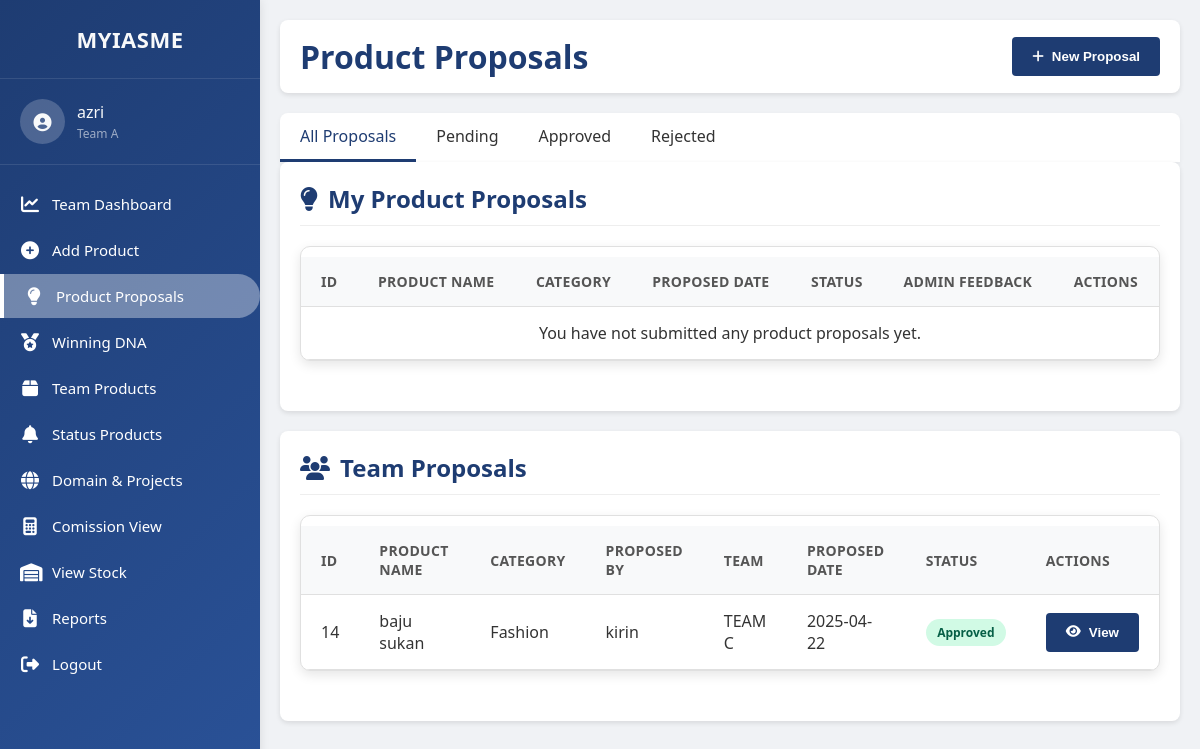
Page /user_product_proposed.php (signed in) on the committed database.
### tables this page shows
CREATE TABLE `teams` (
  `team_id` int(11) NOT NULL,
  `team_name` varchar(50) NOT NULL,
  `team_description` text NOT NULL
);

CREATE TABLE `product_proposals` (
  `id` int(11) NOT NULL,
  `product_name` varchar(255) NOT NULL,
  `category` varchar(100) NOT NULL,
  `cost_price` decimal(10,2) NOT NULL,
  `selling_price` decimal(10,2) NOT NULL,
  `product_description` text NOT NULL,
  `tiktok_link` varchar(255) DEFAULT NULL,
  `product_image` varchar(255) DEFAULT NULL,
  `team_id` int(11) NOT NULL,
  `user_id` int(11) NOT NULL,
  `proposed_date` datetime DEFAULT current_timestamp(),
  `status` enum('pending','approved','rejected') DEFAULT 'pending',
  `admin_feedback` text DEFAULT NULL,
  `approved_rejected_date` datetime DEFAULT NULL,
  `admin_id` int(11) DEFAULT NULL
);

CREATE TABLE `users` (
  `id` int(11) NOT NULL,
  `username` varchar(50) NOT NULL,
  `password` varchar(255) NOT NULL,
  `role` enum('admin','team','super_admin') NOT NULL,
  `team_id` int(11) DEFAULT NULL,
  `is_admin` tinyint(1) DEFAULT 0
);

### user_product_proposed.php (the view, shortened to what this page needs)
<?php
require 'dbconn_productProfit.php';
$user_id = $_SESSION['user_id'];
$sql_team = "SELECT team_id FROM users WHERE id = ?";
$stmt_team = $dbconn->prepare($sql_team);
$stmt_team->bind_param("i", $user_id);
$stmt_team->execute();
$team_result = $stmt_team->get_result();
$team_data = $team_result->fetch_assoc();
$team_id = $team_data['team_id'];
$sql_team_name = "SELECT team_name FROM teams WHERE team_id = ?";
$stmt_team_name = $dbconn->prepare($sql_team_name);
$stmt_team_name->bind_param("i", $team_id);
$stmt_team_name->execute();
$team_name_result = $stmt_team_name->get_result();
$team_name_data = $team_name_result->fetch_assoc();
$team_name = $team_name_data['team_name'] ?? 'Unassigned Team';
$username = isset($_SESSION['username']) ? $_SESSION['username'] : 'User';
$my_proposals_query = "SELECT
    pp.*,
    u.username as proposed_by
FROM product_proposals pp
JOIN users u ON pp.user_id = u.id
WHERE pp.user_id = ?
ORDER BY pp.proposed_date DESC";
$stmt_my_proposals = $dbconn->prepare($my_proposals_query);
$stmt_my_proposals->bind_param("i", $user_id);
$stmt_my_proposals->execute();
$my_proposals_result = $stmt_my_proposals->get_result();
$team_proposals_query = "SELECT
    pp.*,
    u.username as proposed_by,
    t.team_name as proposer_team_name
FROM product_proposals pp
JOIN users u ON pp.user_id = u.id
JOIN teams t ON pp.team_id = t.team_id
WHERE pp.user_id != ?  -- Only exclude the current user's own proposals
ORDER BY pp.proposed_date DESC";
$stmt_team_proposals = $dbconn->prepare($team_proposals_query);
$stmt_team_proposals->bind_param("i", $user_id);
$stmt_team_proposals->execute();
$team_proposals_result = $stmt_team_proposals->get_result();
function isActive($page) {
    $current_page = basename($_SERVER['PHP_SELF']);
    return ($current_page == $page) ? 'active' : '';
}
?>
<!DOCTYPE html>
<html lang="en">
<head>
    <link rel="stylesheet" href="https://cdnjs.cloudflare.com/ajax/libs/font-awesome/6.1.1/css/all.min.css">
    <link rel="stylesheet" href="style.css">
</head>
<body>
    <div class="dashboard-container">
        <nav class="sidebar">
            <div class="logo">
                <h2>MYIASME</h2>
            </div>
            <div class="user-info">
                <div class="avatar">
                    <i class="fas fa-user-circle"></i>
                </div>
                <div class="user-details">
                    <span class="username"><?php echo htmlspecialchars($username); ?></span>
                    <span class="role"><?php echo htmlspecialchars($team_name); ?></span>
                </div>
            </div>
            <ul class="nav-links">
                <li class="<?php echo isActive('dashboard.php'); ?>">
                    <a href="dashboard.php">
                        <i class="fas fa-chart-line"></i>
                        <span>Team Dashboard</span>
                    </a>
                </li>
                <li class="<?php echo isActive('index.php'); ?>">
                    <a href="index.php">
                        <i class="fas fa-plus-circle"></i>
                        <span>Add Product</span>
                    </a>
                </li>
                <li class="active">
                    <a href="product_proposals.php">
                        <i class="fas fa-lightbulb"></i>
                        <span>Product Proposals</span>
                    </a>
                </li>
                <li class="<?php echo isActive('user_winning.php'); ?>">
                    <a href="user_winning.php">
                        <i class="fa-solid fa-medal"></i>
                        <span>Winning DNA</span>
                    </a>
                </li>
                <li class="<?php echo isActive('team_products.php'); ?>">
                    <a href="team_products.php">
                        <i class="fas fa-box"></i>
                        <span>Team Products</span>
                    </a>
                </li>
                  <li class="<?php echo isActive('team_products_status.php'); ?>">
                    <a href="team_products_status.php">
                        <i class="fa-solid fa-bell"></i>
                        <span>Status Products</span>
                    </a>
                </li>
                    <li class="<?php echo isActive('domain.php'); ?>">
                    <a href="domain.php">
                        <i class="fas fa-globe"></i>
                        <span>Domain & Projects</span>
                    </a>
                </li>
                <li class="<?php echo isActive('user_commission.php'); ?>">
                    <a href="user_commission.php">
                        <i class="fas fa-calculator"></i>
                        <span>Comission View</span>
                    </a>
                </li>
                    <li class="">
                    <a href="view_stock.php">
                        <i class="fas fa-warehouse"></i>
                        <span>View Stock</span>
                    </a>
                </li>
                <li class="<?php echo isActive('reports.php'); ?>">
                    <a href="reports.php">
                        <i class="fas fa-file-download"></i>
                        <span>Reports</span>
                    </a>
                </li>
                <li>
                    <a href="logout.php">
                        <i class="fas fa-sign-out-alt"></i>
                        <span>Logout</span>
                    </a>
                </li>
            </ul>
        </nav>
        <div class="main-content">
            <header>
                <h1>Product Proposals</h1>
                <button id="newProposalBtn"><i class="fas fa-plus"></i> New Proposal</button>
            </header>
            <div class="tabs">
                <div class="tab active" data-tab="all">All Proposals</div>
                <div class="tab" data-tab="pending">Pending</div>
                <div class="tab" data-tab="approved">Approved</div>
                <div class="tab" data-tab="rejected">Rejected</div>
            </div>
            <section>
                <h2><i class="fas fa-lightbulb"></i> My Product Proposals</h2>
                <div class="table-container">
                    <table>
                        <thead>
                            <tr>
                                <th>ID</th>
                                <th>Product Name</th>
                                <th>Category</th>
                                <th>Proposed Date</th>
                                <th>Status</th>
                                <th>Admin Feedback</th>
                                <th>Actions</th>
                            </tr>
                        </thead>
                        <tbody>
                            <?php if ($my_proposals_result && $my_proposals_result->num_rows > 0): ?>
                                <?php while ($proposal = $my_proposals_result->fetch_assoc()): ?>
                                    <tr data-status="<?php echo htmlspecialchars($proposal['status']); ?>">
                                        <td><?php echo htmlspecialchars($proposal['id']); ?></td>
                                        <td><?php echo htmlspecialchars($proposal['product_name']); ?></td>
                                        <td><?php echo htmlspecialchars($proposal['category']); ?></td>
                                        <td><?php echo date('Y-m-d', strtotime($proposal['proposed_date'])); ?></td>
                                        <td>
                                            <span class="status-badge status-<?php echo htmlspecialchars($proposal['status']); ?>">
                                                <?php echo ucfirst(htmlspecialchars($proposal['status'])); ?>
                                            </span>
                                        </td>
                                        <td><?php echo $proposal['admin_feedback'] ? htmlspecialchars($proposal['admin_feedback']) : '-'; ?></td>
                                        <td>
                                            <button class="view-btn" data-id="<?php echo htmlspecialchars($proposal['id']); ?>">
                                                <i class="fas fa-eye"></i> View
                                            </button>
                                        </td>
                                    </tr>
                                <?php endwhile; ?>
                            <?php else: ?>
                                <tr>
                                    <td colspan="7" style="text-align: center;">You have not submitted any product proposals yet.</td>
                                </tr>
                            <?php endif; ?>
                        </tbody>
                    </table>
                </div>
            </section>
            <section>
                <h2><i class="fas fa-users"></i> Team Proposals</h2>
                <div class="table-container">
                    <table>
                    <thead>
    <tr>
        <th>ID</th>
        <th>Product Name</th>
        <th>Category</th>
        <th>Proposed By</th>
        <th>Team</th>
        <th>Proposed Date</th>
        <th>Status</th>
        <th>Actions</th>
    </tr>
</thead>
                        <tbody>
    <?php if ($team_proposals_result && $team_proposals_result->num_rows > 0): ?>
        <?php while ($proposal = $team_proposals_result->fetch_assoc()): ?>
            <tr data-status="<?php echo htmlspecialchars($proposal['status']); ?>">
                <td><?php echo htmlspecialchars($proposal['id']); ?></td>
                <td><?php echo htmlspecialchars($proposal['product_name']); ?></td>
                <td><?php echo htmlspecialchars($proposal['category']); ?></td>
                <td><?php echo htmlspecialchars($proposal['proposed_by']); ?></td>
                <td><?php echo htmlspecialchars($proposal['proposer_team_name']); ?></td>
                <td><?php echo date('Y-m-d', strtotime($proposal['proposed_date'])); ?></td>
                <td>
                    <span class="status-badge status-<?php echo htmlspecialchars($proposal['status']); ?>">
                        <?php echo ucfirst(htmlspecialchars($proposal['status'])); ?>
                    </span>
                </td>
                <td>
                    <button class="view-team-btn" data-id="<?php echo htmlspecialchars($proposal['id']); ?>">
                        <i class="fas fa-eye"></i> View
                    </button>
                </td>
            </tr>
        <?php endwhile; ?>
    <?php else: ?>
        <tr>
            <td colspan="8" style="text-align: center;">No proposals from other teams.</td>
        </tr>
    <?php endif; ?>
</tbody>
                    </table>
                </div>
            </section>
        </div>
    </div>
</body>
</html>

### Style.css (style rules this page uses)
:root { --primary-color: #1E3C72; --primary-dark: #16325e; --primary-light: #2A5298; --accent-color: #4CAF50; --text-light: #f8f9fa; --text-dark: #333; --bg-color: #f0f2f5; --card-bg: #ffffff; --border-color: #e0e0e0; --success-color: #4CAF50; --warning-color: #ff9800; --danger-color: #f44336; --info-color: #2196F3; --shadow: 0 4px 12px rgba(0, 0, 0, 0.1); --transition: all 0.3s ease; }
* { margin: 0; padding: 0; box-sizing: border-box; }
body { font-family: 'Poppins', 'Segoe UI', sans-serif; background: var(--bg-color); color: var(--text-dark); min-height: 100vh; display: flex; }
.sidebar { width: 260px; background: linear-gradient(135deg, var(--primary-color), var(--primary-light)); color: var(--text-light); padding: 0; box-shadow: var(--shadow); display: flex; flex-direction: column; position: fixed; top: 0; left: 0; height: 100vh; overflow-y: auto; z-index: 100; transition: var(--transition); }
.sidebar .logo { padding: 24px 20px; text-align: center; border-bottom: 1px solid rgba(255, 255, 255, 0.1); }
.sidebar .logo h2 { color: var(--text-light); font-weight: 600; font-size: 22px; letter-spacing: 0.5px; }
.user-info { display: flex; align-items: center; padding: 20px; border-bottom: 1px solid rgba(255, 255, 255, 0.1); margin-bottom: 15px; }
.user-info .avatar { width: 45px; height: 45px; border-radius: 50%; background-color: rgba(255, 255, 255, 0.2); color: var(--text-light); display: flex; align-items: center; justify-content: center; margin-right: 12px; font-size: 18px; }
.user-info .user-details { display: flex; flex-direction: column; }
.user-info .username { font-weight: 500; font-size: 16px; color: var(--text-light); }
.user-info .role { font-size: 12px; color: rgba(255, 255, 255, 0.7); margin-top: 2px; }
.nav-links { list-style: none; padding: 0; }
.nav-links li { margin: 5px 0; border-radius: 0 30px 30px 0; }
.nav-links li a { padding: 12px 20px; display: flex; align-items: center; text-decoration: none; color: var(--text-light); font-weight: 400; font-size: 15px; transition: var(--transition); border-radius: 0 30px 30px 0; }
.nav-links li a i { margin-right: 10px; font-size: 20px; width: 24px; text-align: center; }
.nav-links li.active { background-color: rgba(255, 255, 255, 0.2); }
.nav-links li.active a { color: white; font-weight: 500; }
.main-content { flex: 1; padding: 30px; margin-left: 260px; width: calc(100% - 260px); background-color: var(--bg-color); min-height: 100vh; }
.table-container { overflow-x: auto; background-color: var(--card-bg); border-radius: 10px; box-shadow: var(--shadow); margin-bottom: 30px; border: 1px solid var(--border-color); }
table { width: 100%; border-collapse: collapse; }
table th, table td { padding: 15px 20px; text-align: left; border-bottom: 1px solid var(--border-color); }
table th { background-color: #f8f9fa; font-weight: 600; font-size: 14px; text-transform: uppercase; letter-spacing: 0.3px; color: #555; }

### rows in the picture
teams: team_name "Team A"
product_proposals: id "14", product_name "baju sukan", category "Fashion", user.username "kirin", team.team_name "TEAM C", proposed_date "2025-04-22", status "Approved"

### other values in the picture
$username "azri"
